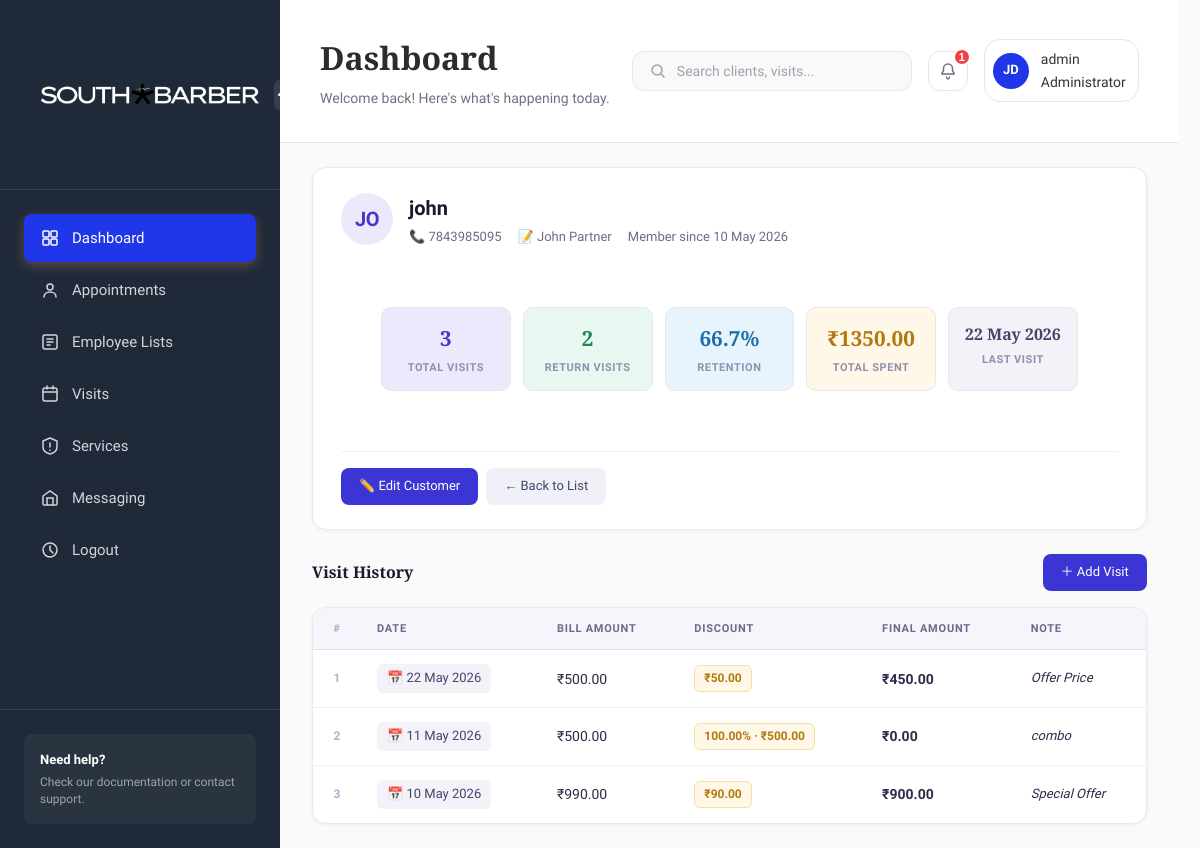
Before: /adminsection/customer/825c66bb-d534-4ea7-9cc7-6f6827cf00e8/ (signed in) with the older database file.
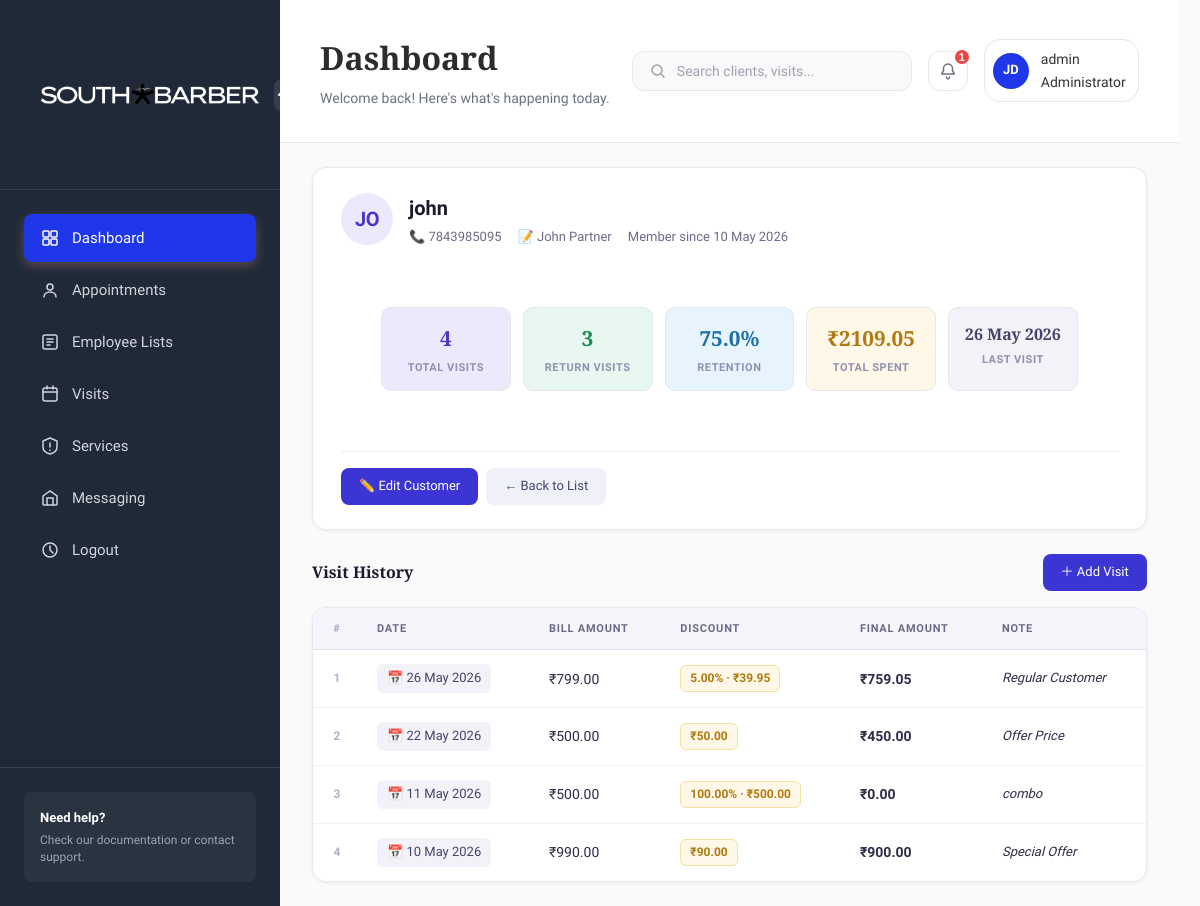
After: the same page with the newer database file.
### adminsection/models.py (models this page shows, shortened)
class User(AbstractUser):
    ROLE_CHOICES = (
        ('ADMIN', 'Admin'),
        ('MANAGER', 'Manager'),
        ('EMPLOYEE', 'Employee'),
        ('CUSTOMER', 'Customer'),
    )
    Role = models.CharField(max_length=20, choices=ROLE_CHOICES)
    Store = models.ForeignKey(Store, on_delete=models.SET_NULL, null=True, blank=True)

class Customer(models.Model):
    PhoneID = models.UUIDField(primary_key=True, default=uuid.uuid4)
    PhoneNumber = models.CharField(max_length=15, unique=True)
    Name = models.CharField(max_length=150)
    Note = models.TextField(blank=True)
    CreateDate = models.DateTimeField(auto_now_add=True)
    UpdateDate = models.DateTimeField(auto_now=True)
    @property
    def total_visits(self):
        return self.visits.count()
    @property
    def return_visits(self):
        return max(self.visits.count() - 1, 0)
    @property
    def retention_rate(self):
        total = self.total_visits
        if total <= 1:
            return 0.0
        return round((self.return_visits / total) * 100, 1)
    @property
    def last_visit(self):
        visit = self.visits.order_by('-VisitDate').first()
        return visit.VisitDate if visit else None
    @property
    def total_spent(self):
        return sum(v.final_amount for v in self.visits.all())

class Visit(models.Model):
    DISCOUNT_TYPE_CHOICES = (
        ('PERCENT', 'Percentage (%)'),
        ('AMOUNT', 'Fixed Amount (₹)'),
    )
    Customer = models.ForeignKey(
        Customer,
        on_delete=models.CASCADE,
        related_name='visits'
    )
    VisitDate = models.DateTimeField(default=timezone.now)
    BillAmount = models.DecimalField(max_digits=10, decimal_places=2)
    DiscountType = models.CharField(
        max_length=10,
        choices=DISCOUNT_TYPE_CHOICES,
        default='PERCENT'
    )
    DiscountValue = models.DecimalField(
        max_digits=10,
        decimal_places=2,
        default=0,
        help_text="Enter % value or flat ₹ amount depending on DiscountType"
    )
    Note = models.TextField(blank=True)
    class Meta:
        ordering = ['-VisitDate']
    @property
    def discount_amount(self):
        if self.DiscountType == 'PERCENT':
            return round(self.BillAmount * self.DiscountValue / 100, 2)
        return self.DiscountValue  # already a flat amount
    @property
    def final_amount(self):
        return max(self.BillAmount - self.discount_amount, 0)

### adminsection/views.py (the view)
# urls.py: path('customer/<uuid:id>/', views.customer_detail, name='customer_detail'),
@staff_member_required
def customer_detail(request, id):
    customer = get_object_or_404(Customer, PhoneID=id)
    visits = customer.visits.order_by('-VisitDate')
    return render(request, 'adminsection/customer-detail.html', {
        'customer': customer,
        'visits': visits,
    })

### templates/adminsection/customer-detail.html (shortened to what this page needs)
{% extends 'adminsection/base.html' %}
{% load static %}
{% block content %}
<div id="page-wrapper">
  <div class="main-page">
    <div class="detail-wrapper">
      <div class="profile-card">
        <div class="profile-top">
          <div class="avatar">{{ customer.Name|slice:":2"|upper }}</div>
          <div>
            <p class="profile-name">{{ customer.Name }}</p>
            <div class="profile-meta">
              <span>📞 {{ customer.PhoneNumber }}</span>
              {% if customer.Note %}<span>📝 {{ customer.Note }}</span>{% endif %}
              <span>Member since {{ customer.CreateDate|date:"d M Y" }}</span>
            </div>
          </div>
        </div>
        <div class="stats-grid">
          <div class="stat-card purple">
            <div class="stat-value">{{ customer.total_visits }}</div>
            <div class="stat-label">Total Visits</div>
          </div>
          <div class="stat-card green">
            <div class="stat-value">{{ customer.return_visits }}</div>
            <div class="stat-label">Return Visits</div>
          </div>
          <div class="stat-card blue">
            <div class="stat-value">{{ customer.retention_rate }}%</div>
            <div class="stat-label">Retention</div>
          </div>
          <div class="stat-card amber">
            <div class="stat-value">₹{{ customer.total_spent }}</div>
            <div class="stat-label">Total Spent</div>
          </div>
          <div class="stat-card gray">
            <div class="stat-value" style="font-size:1rem;">
              {% if customer.last_visit %}{{ customer.last_visit|date:"d M Y" }}{% else %}—{% endif %}
            </div>
            <div class="stat-label">Last Visit</div>
          </div>
        </div>
        <div class="profile-actions">
          <a href="{% url 'editcustomer' customer.PhoneID %}" class="btn-action btn-primary-custom">✏️ Edit Customer</a>
          <a href="{% url 'customerlist' %}" class="btn-action btn-secondary-custom">← Back to List</a>
        </div>
      </div>
      <div class="section-header">
        <h2 class="section-title">Visit History</h2>
        <a href="{% url 'add_visit' customer.PhoneID %}" class="btn-add-visit">＋ Add Visit</a>
      </div>
      <div class="visits-card">
        <table class="visits-table">
          <thead>
            <tr>
              <th>#</th>
              <th>Date</th>
              <th>Bill Amount</th>
              <th>Discount</th>
              <th>Final Amount</th>
              <th>Note</th>
            </tr>
          </thead>
          <tbody>
            {% for visit in visits %}
            <tr>
              <td>{{ forloop.counter }}</td>
              <td>
                <span class="date-chip">📅 {{ visit.VisitDate|date:"d M Y" }}</span>
              </td>
              <td class="amount-bill">₹{{ visit.BillAmount }}</td>
              <td>
                {% if visit.DiscountType == 'PERCENT' %}
                  <span class="discount-badge">{{ visit.DiscountValue }}% · ₹{{ visit.discount_amount }}</span>
                {% elif visit.DiscountValue %}
                  <span class="discount-badge">₹{{ visit.DiscountValue }}</span>
                {% else %}
                  <span style="color:#c0c0d8;">—</span>
                {% endif %}
              </td>
              <td class="amount-final">₹{{ visit.final_amount }}</td>
              <td class="note-text">{{ visit.Note|default:"—" }}</td>
            </tr>
            {% empty %}
            <tr>
              <td colspan="6" class="empty-state">No visits recorded yet. Add the first visit above.</td>
            </tr>
            {% endfor %}
          </tbody>
        </table>
      </div>
    </div>
  </div>
</div>
{% endblock %}

### templates/adminsection/base.html (shortened to what this page needs)
{% load static %}
<!DOCTYPE html>
<html lang="en">
<head>
    <link rel="stylesheet" href="{% static 'css/styles.css' %}">
</head>
<body>
    <html class="app-container">
        <aside class="sidebar">
            <div class="sidebar-header">
                <div class="logo">
                    <img src="{% static 'images/SOUTH BARBER LOGO.png' %}" alt="South Barber Logo" style="width:250px; height:125px;">
                </div>
                <button class="sidebar-toggle">
                    <svg width="20" height="20" viewBox="0 0 20 20" fill="none">
                        <path d="M15 10L10 5L5 10" stroke="currentColor" stroke-width="2" stroke-linecap="round"/>
                    </svg>
                </button>
            </div>
            <nav class="sidebar-nav">
                <a href="{% url 'dashboard' %}" class="nav-item active">
                    <span>Dashboard</span>
                </a>
                <a href="{% url 'allappointment' %}" class="nav-item">
                    <svg width="20" height="20" viewBox="0 0 20 20" fill="none">
                        <circle cx="10" cy="7" r="3" stroke="currentColor" stroke-width="1.5"/>
                        <path d="M4 17C4 14 6.5 12 10 12C13.5 12 16 14 16 17" stroke="currentColor" stroke-width="1.5" stroke-linecap="round"/>
                    </svg>
                    <span>Appointments</span>
                </a>
                <a href="{% url 'employeelist' %}" class="nav-item">
                    <svg width="20" height="20" viewBox="0 0 20 20" fill="none">
                        <rect x="3" y="3" width="14" height="14" rx="2" stroke="currentColor" stroke-width="1.5"/>
                        <path d="M7 7H13M7 10H13M7 13H10" stroke="currentColor" stroke-width="1.5" stroke-linecap="round"/>
                    </svg>
                    <span>Employee Lists</span>
                </a>
                <a href="{% url 'customerlist' %}" class="nav-item">
                    <svg width="20" height="20" viewBox="0 0 20 20" fill="none">
                        <rect x="3" y="4" width="14" height="13" rx="2" stroke="currentColor" stroke-width="1.5"/>
                        <path d="M7 2V5M13 2V5M3 8H17" stroke="currentColor" stroke-width="1.5" stroke-linecap="round"/>
                    </svg>
                    <span>Visits</span>
                </a>
                <a href="{% url 'manageservices' %}" class="nav-item">
                    <svg width="20" height="20" viewBox="0 0 20 20" fill="none">
                        <path d="M3 5L10 2L17 5V11C17 14.5 14 17 10 18C6 17 3 14.5 3 11V5Z" stroke="currentColor" stroke-width="1.5" stroke-linejoin="round"/>
                        <path d="M10 7V11M10 14V14.5" stroke="currentColor" stroke-width="1.5" stroke-linecap="round"/>
                    </svg>
                    <span>Services</span>
                </a>
                <a href="#" class="nav-item">
                    <svg width="20" height="20" viewBox="0 0 20 20" fill="none">
                        <path d="M3 8L10 3L17 8V16C17 16.5 16.5 17 16 17H4C3.5 17 3 16.5 3 16V8Z" stroke="currentColor" stroke-width="1.5"/>
                        <path d="M13 17V10H7V17" stroke="currentColor" stroke-width="1.5"/>
                    </svg>
                    <span>Messaging</span>
                </a>
                <a href="{% url 'logout' %}" class="nav-item">
                    <svg width="20" height="20" viewBox="0 0 20 20" fill="none">
                        <circle cx="10" cy="10" r="7" stroke="currentColor" stroke-width="1.5"/>
                        <path d="M10 6V10L13 13" stroke="currentColor" stroke-width="1.5" stroke-linecap="round"/>
                    </svg>
                    <span>Logout</span>
                </a>
            </nav>
            <div class="sidebar-footer">
                <div class="help-section">
                    <p class="help-title">Need help?</p>
                    <p class="help-text">Check our documentation or contact support.</p>
                </div>
            </div>
        </aside>
        <main class="main-content">
            <header class="header">
                <div class="header-left">
                    <h1 class="page-title">Dashboard</h1>
                    <p class="page-subtitle">Welcome back! Here's what's happening today.</p>
                </div>
                <div class="header-right">
                    <div class="search-box">
                        <svg width="18" height="18" viewBox="0 0 18 18" fill="none">
                            <circle cx="8" cy="8" r="5" stroke="currentColor" stroke-width="1.5"/>
                            <path d="M12 12L15 15" stroke="currentColor" stroke-width="1.5" stroke-linecap="round"/>
                        </svg>
                        <input type="text" placeholder="Search clients, visits...">
                    </div>
                    <button class="notification-btn">
                        <svg width="20" height="20" viewBox="0 0 20 20" fill="none">
                            <path d="M10 3C7.5 3 5.5 5 5.5 7.5V10L4 12V13H16V12L14.5 10V7.5C14.5 5 12.5 3 10 3Z" stroke="currentColor" stroke-width="1.5"/>
                            <path d="M8.5 16C8.5 17 9.5 18 10 18C10.5 18 11.5 17 11.5 16" stroke="currentColor" stroke-width="1.5" stroke-linecap="round"/>
                        </svg>
                        <span class="notification-badge">1</span>
                    </button>
                    <div class="user-menu">
                        {% if request.user.is_authenticated %}
                        <div class="user-avatar">JD</div>
                        <span class="user-name">
                            <p>{{ user.username }}</p>
                            {% if request.user.is_superuser %}
                            <span>Administrator </span>
                            {% else %}
                            <span>Staff</span>
                            {% endif %}
                                </span>
                        </div>
                        {% endif %}
                </div>
            </header>
            {% block content %}
            {% endblock %}
    </main>
</html>

Changed rows visible on the page:
computed for Customer "JO": total_visits "3" → "4"; return_visits "2" → "3"; retention_rate "66.7" → "75.0"; total_spent "1350.00" → "2109.05"; last_visit "22 May 2026" → "26 May 2026"
added Visit: VisitDate "26 May 2026", BillAmount "799.00", DiscountValue "5.00", discount_amount "39.95", final_amount "759.05", Note "Regular Customer"
